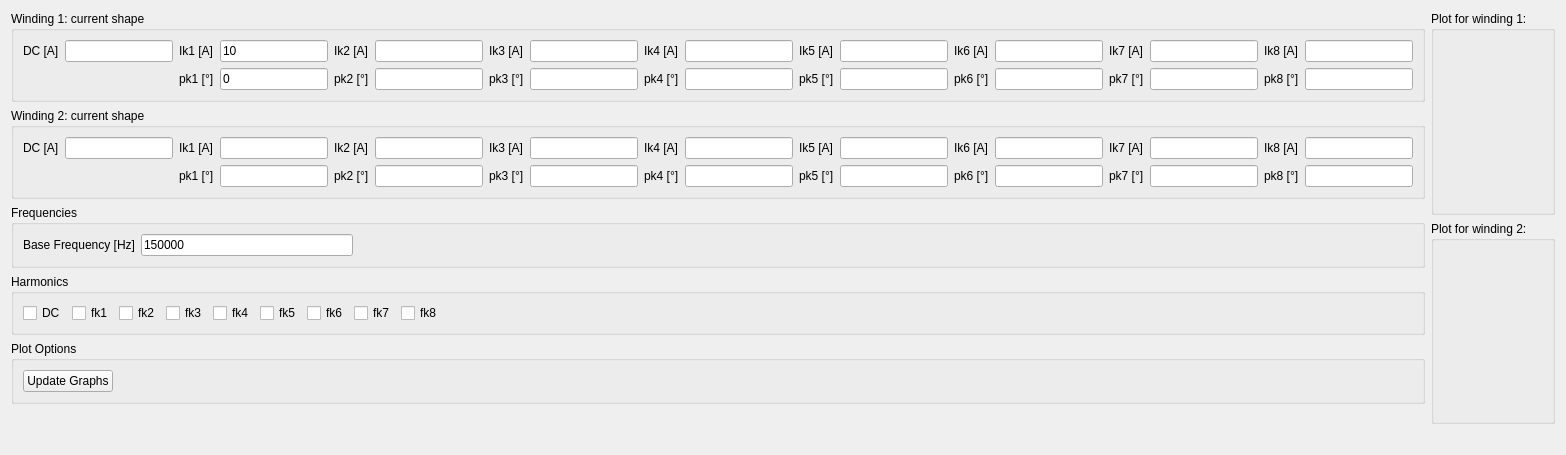
          <widget class="QWidget" name="excitation_QWidget">
           <attribute name="title">
            <string>Excitation</string>
           </attribute>
           <layout class="QGridLayout" name="gridLayout_15">
            <item row="0" column="0">
             <layout class="QHBoxLayout" name="horizontalLayout_2">
              <item>
               <layout class="QVBoxLayout" name="verticalLayout_3">
                <item>
                 <widget class="QGroupBox" name="md_winding1_current_groupBox">
                  <property name="title">
                   <string>Winding 1: current shape</string>
                  </property>
                  <layout class="QGridLayout" name="gridLayout_5">
                   <item row="1" column="16">
                    <widget class="QLabel" name="label_34">
                     <property name="text">
                      <string>pk8 [°]</string>
                     </property>
                    </widget>
                   </item>
                   <item row="1" column="11">
                    <widget class="QLineEdit" name="md_winding1_pk5_lineEdit"/>
                   </item>
                   <item row="0" column="15">
                    <widget class="QLineEdit" name="md_winding1_ik7_lineEdit"/>
                   </item>
                   <item row="0" column="5">
                    <widget class="QLineEdit" name="md_winding1_ik2_lineEdit"/>
                   </item>
                   <item row="1" column="8">
                    <widget class="QLabel" name="label_28">
                     <property name="text">
                      <string>pk4 [°]</string>
                     </property>
                    </widget>
                   </item>
                   <item row="0" column="4">
                    <widget class="QLabel" name="label_22">
                     <property name="text">
                      <string>Ik2 [A]</string>
                     </property>
                    </widget>
                   </item>
                   <item row="0" column="10">
                    <widget class="QLabel" name="label_25">
                     <property name="text">
                      <string>Ik5 [A]</string>
                     </property>
                    </widget>
                   </item>
                   <item row="0" column="3">
                    <widget class="QLineEdit" name="md_winding1_ik1_lineEdit">
                     <property name="text">
                      <string>10</string>
                     </property>
                    </widget>
                   </item>
                   <item row="0" column="12">
                    <widget class="QLabel" name="label_26">
                     <property name="text">
                      <string>Ik6 [A]</string>
                     </property>
                    </widget>
                   </item>
                   <item row="0" column="16">
                    <widget class="QLabel" name="label_32">
                     <property name="text">
                      <string>Ik8 [A]</string>
                     </property>
                    </widget>
                   </item>
                   <item row="0" column="1">
                    <widget class="QLineEdit" name="md_winding1_idc_lineEdit"/>
                   </item>
                   <item row="1" column="13">
                    <widget class="QLineEdit" name="md_winding1_pk6_lineEdit"/>
                   </item>
                   <item row="1" column="9">
                    <widget class="QLineEdit" name="md_winding1_pk4_lineEdit"/>
                   </item>
                   <item row="1" column="3">
                    <widget class="QLineEdit" name="md_winding1_pk1_lineEdit">
                     <property name="text">
                      <string>0</string>
                     </property>
                    </widget>
                   </item>
                   <item row="0" column="7">
                    <widget class="QLineEdit" name="md_winding1_ik3_lineEdit"/>
                   </item>
                   <item row="0" column="14">
                    <widget class="QLabel" name="label_31">
                     <property name="text">
                      <string>Ik7 [A]</string>
                     </property>
                    </widget>
                   </item>
                   <item row="1" column="6">
                    <widget class="QLabel" name="label_27">
                     <property name="text">
                      <string>pk3 [°]</string>
                     </property>
                    </widget>
                   </item>
                   <item row="0" column="2">
                    <widget class="QLabel" name="label_19">
                     <property name="text">
                      <string>Ik1 [A]</string>
                     </property>
                    </widget>
                   </item>
                   <item row="1" column="15">
                    <widget class="QLineEdit" name="md_winding1_pk7_lineEdit"/>
                   </item>
                   <item row="0" column="11">
                    <widget class="QLineEdit" name="md_winding1_ik5_lineEdit"/>
                   </item>
                   <item row="1" column="2">
                    <widget class="QLabel" name="label_20">
                     <property name="text">
                      <string>pk1 [°]</string>
                     </property>
                    </widget>
                   </item>
                   <item row="1" column="14">
                    <widget class="QLabel" name="label_33">
                     <property name="text">
                      <string>pk7 [°]</string>
                     </property>
                    </widget>
                   </item>
                   <item row="1" column="12">
                    <widget class="QLabel" name="label_30">
                     <property name="text">
                      <string>pk6 [°]</string>
                     </property>
                    </widget>
                   </item>
                   <item row="1" column="10">
                    <widget class="QLabel" name="label_29">
                     <property name="text">
                      <string>pk5 [°]</string>
                     </property>
                    </widget>
                   </item>
                   <item row="1" column="17">
                    <widget class="QLineEdit" name="md_winding1_pk8_lineEdit"/>
                   </item>
                   <item row="0" column="6">
                    <widget class="QLabel" name="label_23">
                     <property name="text">
                      <string>Ik3 [A]</string>
                     </property>
                    </widget>
                   </item>
                   <item row="1" column="4">
                    <widget class="QLabel" name="label_21">
                     <property name="text">
                      <string>pk2 [°]</string>
                     </property>
                    </widget>
                   </item>
                   <item row="0" column="9">
                    <widget class="QLineEdit" name="md_winding1_ik4_lineEdit"/>
                   </item>
                   <item row="0" column="17">
                    <widget class="QLineEdit" name="md_winding1_ik8_lineEdit"/>
                   </item>
                   <item row="1" column="7">
                    <widget class="QLineEdit" name="md_winding1_pk3_lineEdit"/>
                   </item>
                   <item row="0" column="8">
                    <widget class="QLabel" name="label_24">
                     <property name="text">
                      <string>Ik4 [A]</string>
                     </property>
                    </widget>
                   </item>
                   <item row="0" column="13">
                    <widget class="QLineEdit" name="md_winding1_ik6_lineEdit"/>
                   </item>
                   <item row="1" column="5">
                    <widget class="QLineEdit" name="md_winding1_pk2_lineEdit"/>
                   </item>
                   <item row="0" column="0">
                    <widget class="QLabel" name="label_64">
                     <property name="text">
                      <string>DC [A]</string>
                     </property>
                    </widget>
                   </item>
                  </layout>
                 </widget>
                </item>
                <item>
                 <widget class="QGroupBox" name="md_winding2_current_groupBox">
                  <property name="title">
                   <string>Winding 2: current shape</string>
                  </property>
                  <layout class="QGridLayout" name="gridLayout_6">
                   <item row="1" column="2">
                    <widget class="QLabel" name="label_42">
                     <property name="text">
                      <string>pk1 [°]</string>
                     </property>
                    </widget>
                   </item>
                   <item row="0" column="16">
                    <widget class="QLabel" name="label_35">
                     <property name="text">
                      <string>Ik8 [A]</string>
                     </property>
                    </widget>
                   </item>
                   <item row="1" column="15">
                    <widget class="QLineEdit" name="md_winding2_pk7_lineEdit"/>
                   </item>
                   <item row="0" column="5">
                    <widget class="QLineEdit" name="md_winding2_ik2_lineEdit"/>
                   </item>
                   <item row="1" column="3">
                    <widget class="QLineEdit" name="md_winding2_pk1_lineEdit"/>
                   </item>
                   <item row="1" column="4">
                    <widget class="QLabel" name="label_43">
                     <property name="text">
                      <string>pk2 [°]</string>
                     </property>
                    </widget>
                   </item>
                   <item row="0" column="15">
                    <widget class="QLineEdit" name="md_winding2_ik7_lineEdit"/>
                   </item>
                   <item row="0" column="13">
                    <widget class="QLineEdit" name="md_winding2_ik6_lineEdit"/>
                   </item>
                   <item row="0" column="17">
                    <widget class="QLineEdit" name="md_winding2_ik8_lineEdit"/>
                   </item>
                   <item row="1" column="8">
                    <widget class="QLabel" name="label_44">
                     <property name="text">
                      <string>pk4 [°]</string>
                     </property>
                    </widget>
                   </item>
                   <item row="0" column="4">
                    <widget class="QLabel" name="label_40">
                     <property name="text">
                      <string>Ik2 [A]</string>
                     </property>
                    </widget>
                   </item>
                   <item row="0" column="14">
                    <widget class="QLabel" name="label_39">
                     <property name="text">
                      <string>Ik7 [A]</string>
                     </property>
                    </widget>
                   </item>
                   <item row="1" column="6">
                    <widget class="QLabel" name="label_50">
                     <property name="text">
                      <string>pk3 [°]</string>
                     </property>
                    </widget>
                   </item>
                   <item row="0" column="2">
                    <widget class="QLabel" name="label_36">
                     <property name="text">
                      <string>Ik1 [A]</string>
                     </property>
                    </widget>
                   </item>
                   <item row="1" column="17">
                    <widget class="QLineEdit" name="md_winding2_pk8_lineEdit"/>
                   </item>
                   <item row="0" column="12">
                    <widget class="QLabel" name="label_38">
                     <property name="text">
                      <string>Ik6 [A]</string>
                     </property>
                    </widget>
                   </item>
                   <item row="0" column="6">
                    <widget class="QLabel" name="label_49">
                     <property name="text">
                      <string>Ik3 [A]</string>
                     </property>
                    </widget>
                   </item>
                   <item row="1" column="11">
                    <widget class="QLineEdit" name="md_winding2_pk5_lineEdit"/>
                   </item>
                   <item row="0" column="0">
                    <widget class="QLabel" name="label_66">
                     <property name="text">
                      <string>DC [A]</string>
                     </property>
                    </widget>
                   </item>
                   <item row="1" column="5">
                    <widget class="QLineEdit" name="md_winding2_pk2_lineEdit"/>
                   </item>
                   <item row="1" column="10">
                    <widget class="QLabel" name="label_45">
                     <property name="text">
                      <string>pk5 [°]</string>
                     </property>
                    </widget>
                   </item>
                   <item row="0" column="3">
                    <widget class="QLineEdit" name="md_winding2_ik1_lineEdit"/>
                   </item>
                   <item row="1" column="13">
                    <widget class="QLineEdit" name="md_winding2_pk6_lineEdit"/>
                   </item>
                   <item row="1" column="16">
                    <widget class="QLabel" name="label_48">
                     <property name="text">
                      <string>pk8 [°]</string>
                     </property>
                    </widget>
                   </item>
                   <item row="1" column="9">
                    <widget class="QLineEdit" name="md_winding2_pk4_lineEdit"/>
                   </item>
                   <item row="1" column="7">
                    <widget class="QLineEdit" name="md_winding2_pk3_lineEdit"/>
                   </item>
                   <item row="0" column="7">
                    <widget class="QLineEdit" name="md_winding2_ik3_lineEdit"/>
                   </item>
                   <item row="0" column="10">
                    <widget class="QLabel" name="label_37">
                     <property name="text">
                      <string>Ik5 [A]</string>
                     </property>
                    </widget>
                   </item>
                   <item row="1" column="12">
                    <widget class="QLabel" name="label_46">
                     <property name="text">
                      <string>pk6 [°]</string>
                     </property>
                    </widget>
                   </item>
                   <item row="0" column="8">
                    <widget class="QLabel" name="label_41">
                     <property name="text">
                      <string>Ik4 [A]</string>
                     </property>
                    </widget>
                   </item>
                   <item row="0" column="11">
                    <widget class="QLineEdit" name="md_winding2_ik5_lineEdit"/>
                   </item>
                   <item row="1" column="14">
                    <widget class="QLabel" name="label_47">
                     <property name="text">
                      <string>pk7 [°]</string>
                     </property>
                    </widget>
                   </item>
                   <item row="0" column="9">
                    <widget class="QLineEdit" name="md_winding2_ik4_lineEdit"/>
                   </item>
                   <item row="0" column="1">
                    <widget class="QLineEdit" name="md_winding2_idc_lineEdit"/>
                   </item>
                  </layout>
                 </widget>
                </item>
                <item>
                 <widget class="QGroupBox" name="groupBox_9">
                  <property name="title">
                   <string>Frequencies</string>
                  </property>
                  <layout class="QGridLayout" name="gridLayout_7">
                   <item row="0" column="3">
                    <spacer name="horizontalSpacer_5">
                     <property name="orientation">
                      <enum>Qt::Horizontal</enum>
                     </property>
                     <property name="sizeHint" stdset="0">
                      <size>
                       <width>40</width>
                       <height>20</height>
                      </size>
                     </property>
                    </spacer>
                   </item>
                   <item row="0" column="5">
                    <spacer name="horizontalSpacer_3">
                     <property name="orientation">
                      <enum>Qt::Horizontal</enum>
                     </property>
                     <property name="sizeHint" stdset="0">
                      <size>
                       <width>40</width>
                       <height>20</height>
                      </size>
                     </property>
                    </spacer>
                   </item>
                   <item row="0" column="4">
                    <spacer name="horizontalSpacer_4">
                     <property name="orientation">
                      <enum>Qt::Horizontal</enum>
                     </property>
                     <property name="sizeHint" stdset="0">
                      <size>
                       <width>40</width>
                       <height>20</height>
                      </size>
                     </property>
                    </spacer>
                   </item>
                   <item row="0" column="0">
                    <widget class="QLabel" name="label_51">
                     <property name="text">
                      <string>Base Frequency [Hz]</string>
                     </property>
                    </widget>
                   </item>
                   <item row="0" column="2">
                    <spacer name="horizontalSpacer_6">
                     <property name="orientation">
                      <enum>Qt::Horizontal</enum>
                     </property>
                     <property name="sizeHint" stdset="0">
                      <size>
                       <width>40</width>
                       <height>20</height>
                      </size>
                     </property>
                    </spacer>
                   </item>
                   <item row="0" column="11">
                    <spacer name="horizontalSpacer">
                     <property name="orientation">
                      <enum>Qt::Horizontal</enum>
                     </property>
                     <property name="sizeHint" stdset="0">
                      <size>
                       <width>40</width>
                       <height>20</height>
                      </size>
                     </property>
                    </spacer>
                   </item>
                   <item row="0" column="1">
                    <widget class="QLineEdit" name="md_base_frequency_lineEdit">
                     <property name="text">
                      <string>150000</string>
                     </property>
                    </widget>
                   </item>
                  </layout>
                 </widget>
                </item>
                <item>
                 <widget class="QGroupBox" name="groupBox_5">
                  <property name="title">
                   <string>Harmonics</string>
                  </property>
                  <layout class="QGridLayout" name="gridLayout_11">
                   <item row="0" column="6">
                    <widget class="QCheckBox" name="md_fk6_checkBox">
                     <property name="text">
                      <string>fk6</string>
                     </property>
                    </widget>
                   </item>
                   <item row="0" column="9">
                    <spacer name="horizontalSpacer_2">
                     <property name="orientation">
                      <enum>Qt::Horizontal</enum>
                     </property>
                     <property name="sizeHint" stdset="0">
                      <size>
                       <width>40</width>
                       <height>20</height>
                      </size>
                     </property>
                    </spacer>
                   </item>
                   <item row="0" column="8">
                    <widget class="QCheckBox" name="md_fk8_checkBox">
                     <property name="text">
                      <string>fk8</string>
                     </property>
                    </widget>
                   </item>
                   <item row="0" column="1">
                    <widget class="QCheckBox" name="md_fk1_checkBox">
                     <property name="text">
                      <string>fk1</string>
                     </property>
                    </widget>
                   </item>
                   <item row="0" column="3">
                    <widget class="QCheckBox" name="md_fk3_checkBox">
                     <property name="text">
                      <string>fk3</string>
                     </property>
                    </widget>
                   </item>
                   <item row="0" column="4">
                    <widget class="QCheckBox" name="md_fk4_checkBox">
                     <property name="text">
                      <string>fk4</string>
                     </property>
                    </widget>
                   </item>
                   <item row="0" column="7">
                    <widget class="QCheckBox" name="md_fk7_checkBox">
                     <property name="text">
                      <string>fk7</string>
                     </property>
                    </widget>
                   </item>
                   <item row="0" column="2">
                    <widget class="QCheckBox" name="md_fk2_checkBox">
                     <property name="text">
                      <string>fk2</string>
                     </property>
                    </widget>
                   </item>
                   <item row="0" column="5">
                    <widget class="QCheckBox" name="md_fk5_checkBox">
                     <property name="text">
                      <string>fk5</string>
                     </property>
                    </widget>
                   </item>
                   <item row="0" column="0">
                    <widget class="QCheckBox" name="md_dc_checkBox">
                     <property name="text">
                      <string>DC</string>
                     </property>
                    </widget>
                   </item>
                  </layout>
                 </widget>
                </item>
                <item>
                 <widget class="QGroupBox" name="groupBox_14">
                  <property name="title">
                   <string>Plot Options</string>
                  </property>
                  <layout class="QGridLayout" name="gridLayout_18">
                   <item row="0" column="1">
                    <widget class="QPushButton" name="md_excitation_update_graph_Button">
                     <property name="text">
                      <string>Update Graphs</string>
                     </property>
                    </widget>
                   </item>
                   <item row="0" column="3">
                    <spacer name="horizontalSpacer_8">
                     <property name="orientation">
                      <enum>Qt::Horizontal</enum>
                     </property>
                     <property name="sizeHint" stdset="0">
                      <size>
                       <width>40</width>
                       <height>20</height>
                      </size>
                     </property>
                    </spacer>
                   </item>
                   <item row="0" column="2">
                    <spacer name="horizontalSpacer_7">
                     <property name="orientation">
                      <enum>Qt::Horizontal</enum>
                     </property>
                     <property name="sizeHint" stdset="0">
                      <size>
                       <width>40</width>
                       <height>20</height>
                      </size>
                     </property>
                    </spacer>
                   </item>
                  </layout>
                 </widget>
                </item>
                <item>
                 <spacer name="verticalSpacer">
                  <property name="orientation">
                   <enum>Qt::Vertical</enum>
                  </property>
                  <property name="sizeHint" stdset="0">
                   <size>
                    <width>20</width>
                    <height>40</height>
                   </size>
                  </property>
                 </spacer>
                </item>
               </layout>
              </item>
              <item>
               <layout class="QVBoxLayout" name="verticalLayout_4">
                <item>
                 <widget class="QGroupBox" name="groupBox_12">
                  <property name="title">
                   <string>Plot for winding 1:</string>
                  </property>
                  <layout class="QGridLayout" name="gridLayout_16">
                   <item row="0" column="0">
                    <widget class="QLabel" name="md_graphic_winding_1">
                     <property name="text">
                      <string/>
                     </property>
                    </widget>
                   </item>
                  </layout>
                 </widget>
                </item>
                <item>
                 <widget class="QGroupBox" name="groupBox_13">
                  <property name="title">
                   <string>Plot for winding 2:</string>
                  </property>
                  <layout class="QGridLayout" name="gridLayout_17">
                   <item row="0" column="0">
                    <widget class="QLabel" name="md_graphic_winding_2">
                     <property name="text">
                      <string/>
                     </property>
                    </widget>
                   </item>
                  </layout>
                 </widget>
                </item>
                <item>
                 <spacer name="horizontalSpacer_10">
                  <property name="orientation">
                   <enum>Qt::Horizontal</enum>
                  </property>
                  <property name="sizeHint" stdset="0">
                   <size>
                    <width>80</width>
                    <height>20</height>
                   </size>
                  </property>
                 </spacer>
                </item>
               </layout>
              </item>
             </layout>
            </item>
           </layout>
          </widget>
